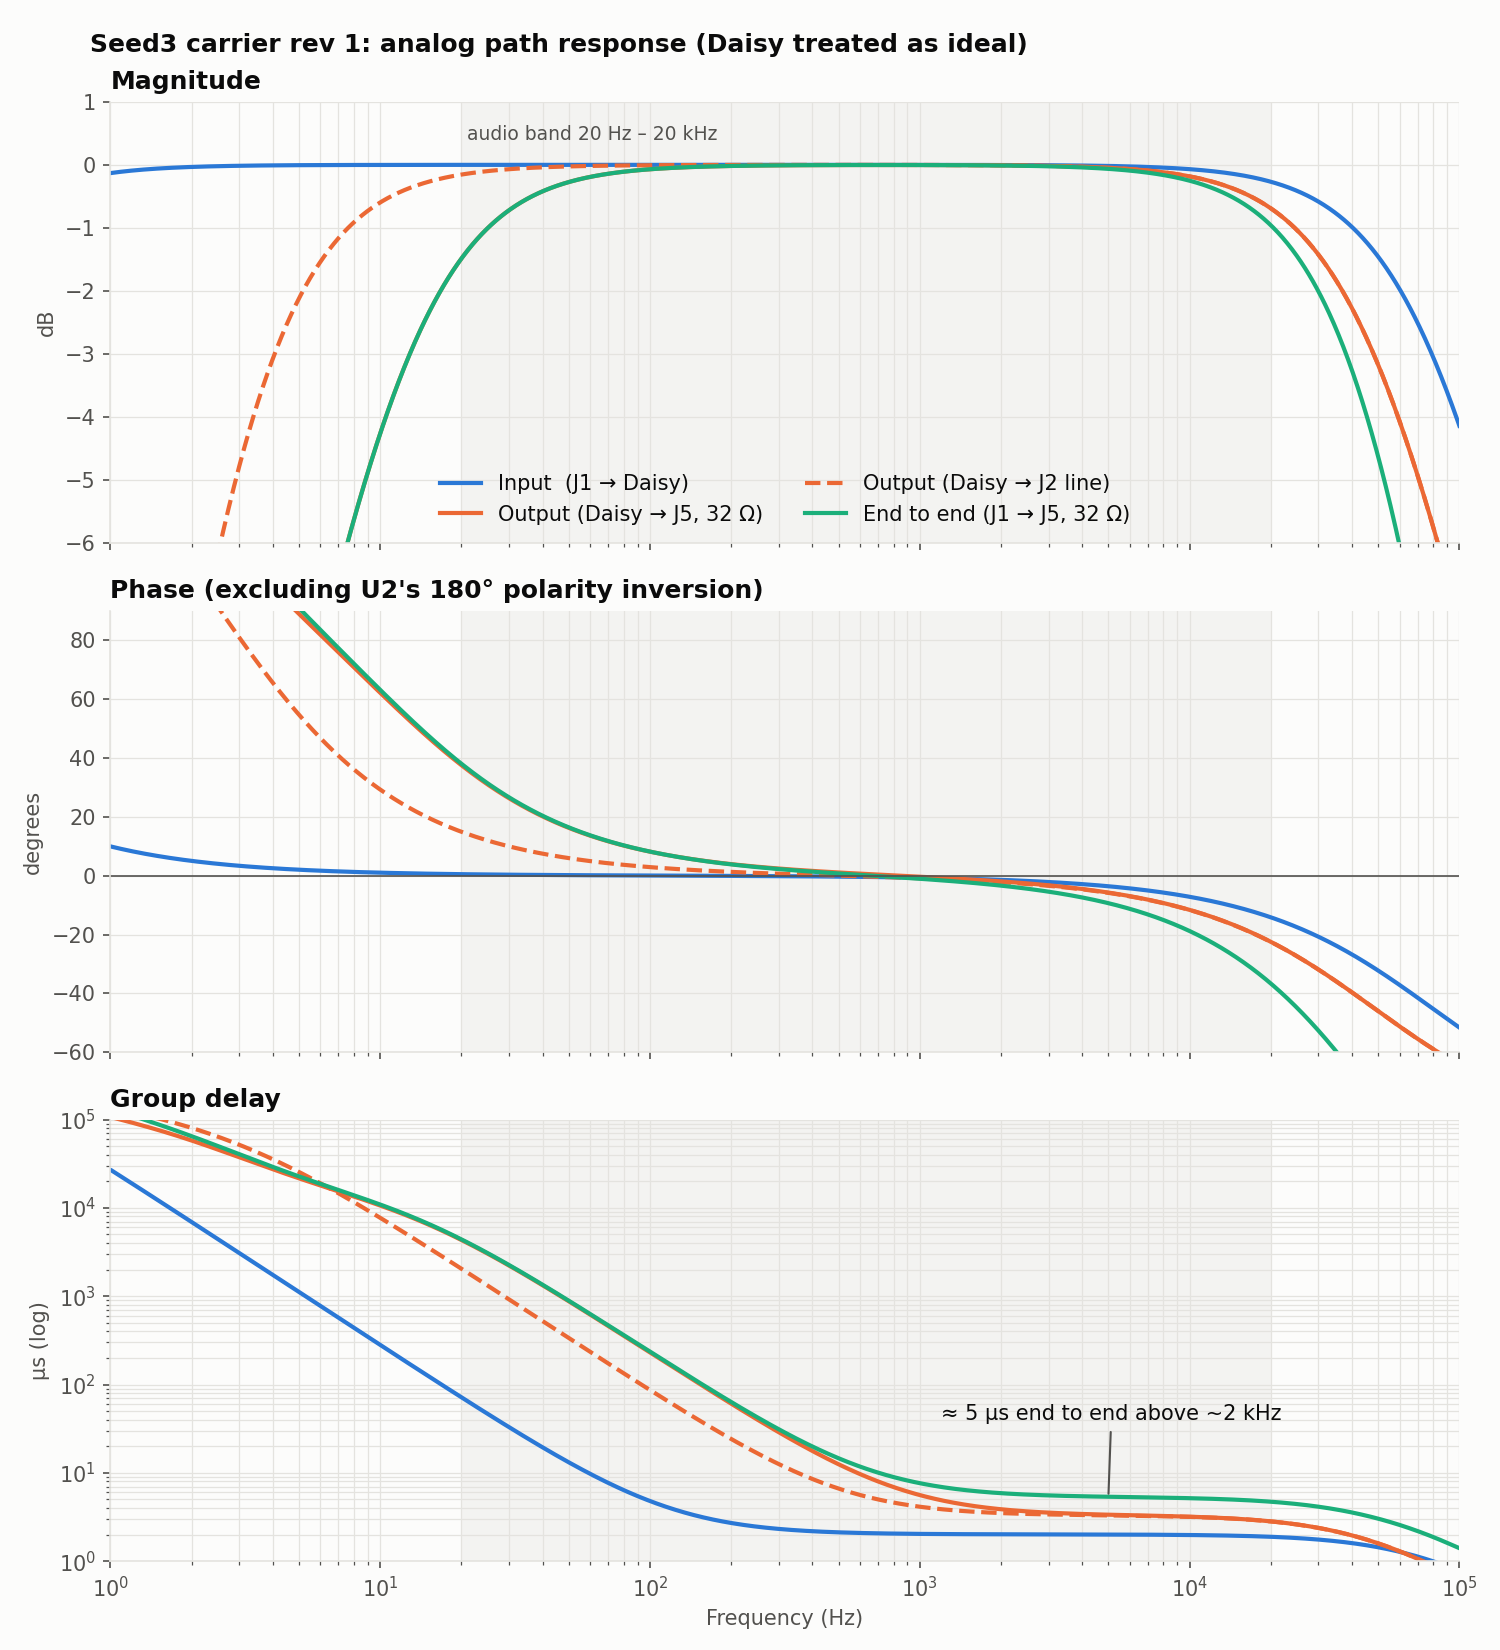

Write the Python code that produced this figure.
"""Bode plot of the rev 1 carrier board's analog paths, with the Daisy treated as an ideal wire.

Each RC / op-amp stage is modelled as a first-order section using BOM values.
The input low-pass assumes ~8 pF at U1A+ (op-amp input + layout) with RV1 at
mid travel; it moves up in frequency as RV1 approaches full.

Run: python3 studies/signal-path-response/phase_response.py
  -> phase_response.png and group_delay.png (same folder)
"""
from pathlib import Path

import matplotlib.pyplot as plt
import numpy as np


def corner(r, c):
    return 1 / (2 * np.pi * r * c)


def par(*rs):
    return 1 / sum(1 / r for r in rs)


def hp(fc):
    return lambda f: (1j * f / fc) / (1 + 1j * f / fc)


def lp(fc):
    return lambda f: 1 / (1 + 1j * f / fc)


# Input: J1 -> C3 -> RV1 -> R1 -> U1A buffer -> AUDIO_IN_1
INPUT = [
    hp(corner(par(1e6, 1e3 + 10e6), 1e-6)),  # C3 into RV1 || (R1 + R5)
    lp(corner(250e3 + 1e3, 8e-12)),          # wiper Thevenin + R1 into U1A Cin (estimate)
]

# Output: AUDIO_OUT_1 -> R2/C2 -> C5/R6 -> U1B -> C12/R9 -> U2 (x-1) -> C14 -> J5 / J2
OUTPUT_COMMON = [
    lp(corner(3.3e3, 1e-9)),     # R2 / C2
    hp(corner(1e6, 1e-6)),       # C5 / R6
    hp(corner(20e3, 4.7e-6)),    # C12 / R9
]
OUTPUT_HP = OUTPUT_COMMON + [hp(corner(par(100, 4.7 + 32), 470e-6))]           # 32 ohm phones
OUTPUT_LINE = OUTPUT_COMMON + [hp(corner(par(100, 4.7 + 100 + 100e3), 470e-6))]  # J2, no plug in J5


def response(stages, f):
    return np.prod([s(f) for s in stages], axis=0)


def group_delay(stages, f):
    phase = np.unwrap(np.angle(response(stages, f)))
    return -np.gradient(phase, 2 * np.pi * f)


# Reference categorical palette, slots 1-3 (validated all-pairs, light mode)
BLUE, ORANGE, AQUA = "#2a78d6", "#eb6834", "#1baf7a"
TEXT, MUTED, GRID, SURFACE = "#0b0b0b", "#52514e", "#e4e3df", "#fcfcfb"

SERIES = [
    ("Input  (J1 → Daisy)", INPUT, BLUE, "-"),
    ("Output (Daisy → J5, 32 Ω)", OUTPUT_HP, ORANGE, "-"),
    ("Output (Daisy → J2 line)", OUTPUT_LINE, ORANGE, "--"),
    ("End to end (J1 → J5, 32 Ω)", INPUT + OUTPUT_HP, AQUA, "-"),
]

f = np.logspace(0, np.log10(100e3), 2000)

plt.rcParams.update({
    "font.size": 10, "axes.edgecolor": GRID, "axes.labelcolor": MUTED,
    "xtick.color": MUTED, "ytick.color": MUTED, "axes.titlecolor": TEXT,
    "axes.titleweight": "bold", "axes.titlelocation": "left",
    "figure.facecolor": SURFACE, "axes.facecolor": SURFACE,
})
fig, (ax_mag, ax_ph, ax_gd) = plt.subplots(3, 1, figsize=(10, 11), sharex=True)

for label, stages, color, ls in SERIES:
    h = response(stages, f)
    ax_mag.semilogx(f, 20 * np.log10(np.abs(h)), color=color, ls=ls, lw=2, label=label)
    ax_ph.semilogx(f, np.degrees(np.angle(h)), color=color, ls=ls, lw=2)
    ax_gd.loglog(f, np.abs(group_delay(stages, f)) * 1e6, color=color, ls=ls, lw=2)

ax_mag.set_title("Magnitude")
ax_mag.set_ylabel("dB")
ax_mag.set_ylim(-6, 1)
ax_mag.legend(loc="lower center", frameon=False, ncol=2, labelcolor=TEXT)

ax_ph.set_title("Phase (excluding U2's 180° polarity inversion)")
ax_ph.set_ylabel("degrees")
ax_ph.set_ylim(-60, 90)
ax_ph.axhline(0, color=MUTED, lw=0.8)

ax_gd.set_title("Group delay")
ax_gd.set_ylabel("µs (log)")
ax_gd.set_xlabel("Frequency (Hz)")
ax_gd.set_ylim(1, 1e5)
ax_gd.annotate("≈ 5 µs end to end above ~2 kHz", xy=(5e3, 5.2), xytext=(1.2e3, 40),
               color=TEXT, arrowprops=dict(arrowstyle="-", color=MUTED))

for ax in (ax_mag, ax_ph, ax_gd):
    ax.grid(True, which="both", color=GRID, lw=0.6)
    ax.axvspan(20, 20e3, color=GRID, alpha=0.35, lw=0)  # audio band
    ax.spines[["top", "right"]].set_visible(False)
ax_gd.set_xlim(f[0], f[-1])
ax_mag.text(21, 0.4, "audio band 20 Hz – 20 kHz", color=MUTED, fontsize=9)

fig.suptitle("Seed3 carrier rev 1: analog path response (Daisy treated as ideal)",
             x=0.06, ha="left", fontweight="bold", color=TEXT)
fig.tight_layout()
out = Path(__file__).with_suffix(".png")
fig.savefig(out, dpi=150)
print(f"wrote {out}")

# Group delay on its own, with the end-to-end value marked at 1 kHz and 10 kHz
fig, ax = plt.subplots(figsize=(10, 5.5))
for label, stages, color, ls in SERIES:
    ax.loglog(f, np.abs(group_delay(stages, f)) * 1e6, color=color, ls=ls, lw=2, label=label)

for fr in (1e3, 10e3):
    d = group_delay(INPUT + OUTPUT_HP, np.array([fr * 0.999, fr, fr * 1.001]))[1] * 1e6
    ax.plot(fr, d, "o", ms=8, color=AQUA, mec=SURFACE, mew=2, zorder=5)
    ax.annotate(f"{d:.1f} µs @ {fr / 1e3:g} kHz", (fr, d), xytext=(0, 14),
                textcoords="offset points", ha="center", color=TEXT, fontsize=9)

ax.axvspan(20, 20e3, color=GRID, alpha=0.35, lw=0)  # audio band
ax.text(22, 1.15, "audio band 20 Hz – 20 kHz", color=MUTED, fontsize=9)
ax.text(1.2, 1.6, "Low-frequency rise = coupling-cap phase lead,\nnot an audible time lag",
        color=MUTED, fontsize=9)
ax.grid(True, which="both", color=GRID, lw=0.6)
ax.spines[["top", "right"]].set_visible(False)
ax.set_xlim(f[0], f[-1])
ax.set_ylim(1, 1e5)
ax.set_xlabel("Frequency (Hz)")
ax.set_ylabel("Group delay (µs, log)")
ax.set_title("Seed3 carrier rev 1: group delay (Daisy treated as ideal)")
ax.legend(loc="upper right", frameon=False, labelcolor=TEXT)
fig.tight_layout()
out = Path(__file__).with_name("group_delay.png")
fig.savefig(out, dpi=150)
print(f"wrote {out}")
